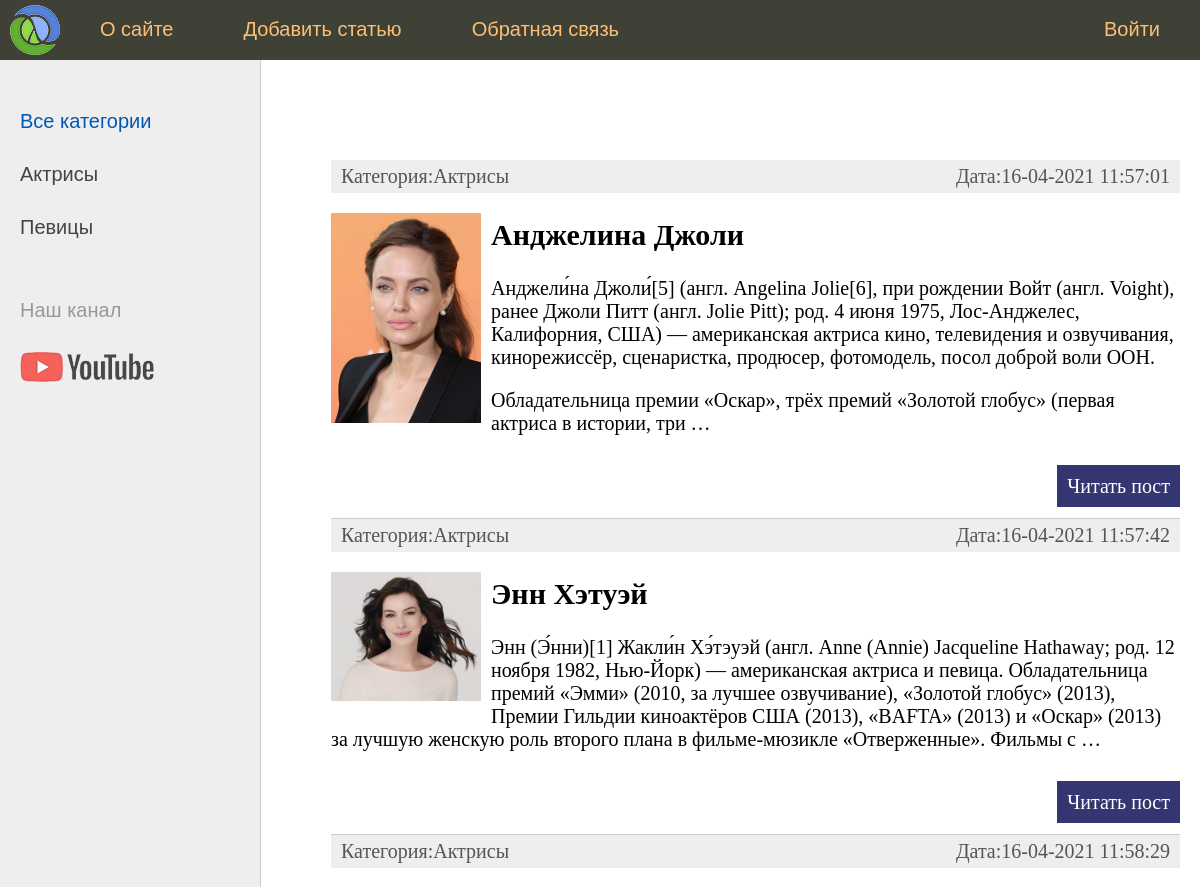
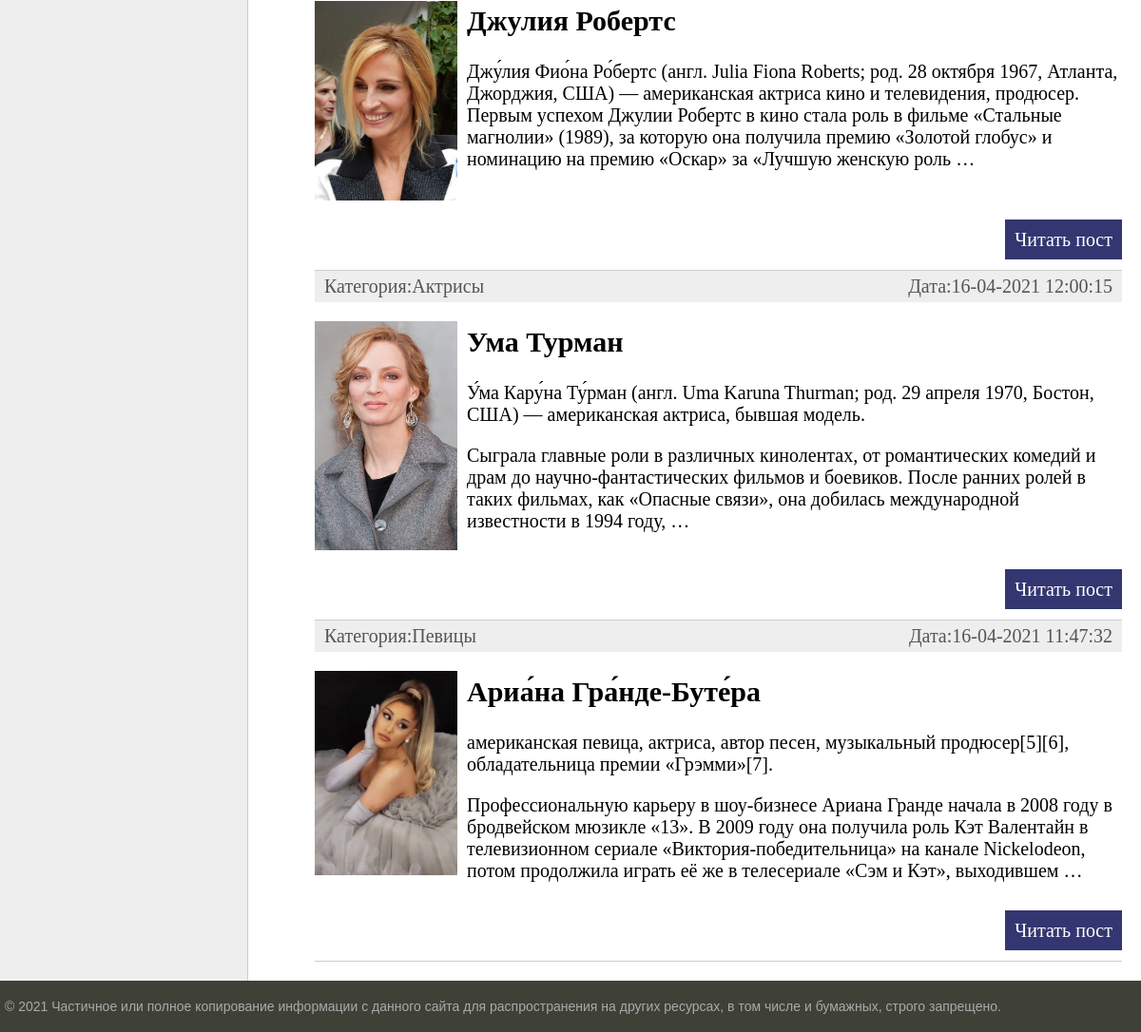
The page / on the database its author committed (2 pictures, top to bottom).
### women/models.py (models this page shows, shortened)
class Category(models.Model):
    name = models.CharField(max_length=100, db_index=True, verbose_name='Категория')
    def __str__(self):
        return self.name
    def get_absolute_url(self):
        return reverse('category', kwargs={'cat_id':self.pk})
    class Meta:
        verbose_name='Категория'
        verbose_name_plural='Категории'
        ordering = ['id']

class Women(models.Model):
    title = models.CharField(max_length=255, verbose_name="Заголовок")
    content = models.TextField(blank=True, verbose_name='Текст статьи')
    photo = models.ImageField(upload_to="photos/%Y/%m/%d/",verbose_name="Фото")
    time_created = models.DateTimeField(auto_now_add=True,verbose_name="Время создания")
    time_update = models.DateTimeField(auto_now=True, verbose_name="Время обновления")
    is_published = models.BooleanField(default=True, verbose_name="Опубликованно")
    cat = models.ForeignKey('Category', on_delete=models.PROTECT, null=True)   # 'Category' в виде строки, тк класс определен ниже. Если до - то можно без кавычек
    def get_absolute_url(self):
        return reverse('post', kwargs={'post_id':self.pk})
    class Meta:
        verbose_name='Известные женцины'
        verbose_name_plural='Известные женцины'
        ordering = ['time_created','title']

### women/views.py (the view)
# urls.py: path('', index, name='home'),
def index(request):
    posts = Women.objects.all()
    cats = Category.objects.all()
    context = {
        'posts': posts,
        'cats': cats,
        'menu': menu,
        'title': 'Главная страница',
        'cat_selected':0,
    }
    return render(request,'women/index.html', context=context)

### women/templates/women/index.html (shortened to what this page needs)
{% extends 'women/base.html' %}
{% block content %}
<ul class="list-articles">
	{% for p in posts %}
			<li><div class="article-panel">
	<p class="first">Категория:{{p.cat}}</p>
	<p class="last">Дата:{{p.time_update|date:"d-m-Y H:i:s"}}</p>
				</div>
{% if p.photo %}
	<p><img class="img-article-left thumb" src="{{p.photo.url}}"> </p>
{% endif %}
				<h2>{{p.title}}</h2>
	{% autoescape on %}
	{{p.content|linebreaks|truncatewords:50}}
	{% endautoescape %}
			<p class="link-read-post"><a href="{{ p.get_absolute_url }}">Читать пост</a></p>
			</li>
	{% endfor %}
</ul>
{% endblock %}

### women/templates/women/base.html (shortened to what this page needs)
{% load static %}
<!DOCTYPE html>
<html>
<head>
	<link type="text/css" href="{% static 'women/css/styles.css' %}" rel="stylesheet" />
</head>
<body>
<table class="table-page" border=0 cellpadding="0" cellspacing="0">
<tr><td valign=top>
{% block mainmenu %}
		<div class="header">
			<ul id="mainmenu" class="mainmenu">
			<li class="logo"><a href="{% url 'home' %}"><div class="logo"></div></a></li>
{% for m in menu %}
	{% if not forloop.last %}
			<li><a href="{% url m.url_name %}">{{m.title}}</a></li>
	{% else %}
			<li class="last"><a href="{% url m.url_name %}">{{m.title}}</a></li>
	{% endif %}
{% endfor %}
			</ul>
		</div>
{% endblock mainmenu %}
<table class="table-content" border=0 cellpadding="0" cellspacing="0">
<tr>
	<td valign="top" class="left-chapters">
	<ul id="leftchapters">
{% if cat_selected == 0 %}
		<li class="selected">Все категории</li>
{% else %}
		<li><a href ="{% url 'home' %}">Все категории</a></li>
{% endif %}
{%for c in cats %}
		{% if c.pk == cat_selected %}
			<li class="selected">{{c.name}}</li>
		{% else %}
			<li><a href ="{{ c.get_absolute_url }}">{{c.name}}</a></li>
		{% endif %}
{% endfor %}
		<li class="share">
		<p>Наш канал</p>
		<a class="share-yt" href="https://www.youtube.com/channel/UClJzWfGWuGJL2t-3dYKcHTA/playlists" target="_blank" rel="nofollow"></a>
		</li>
	</ul>
</td>
<td valign="top" class="content">
	<div class="content-text">
{% block content %}
{% endblock %}
	</div>
</td></tr></table>
</td></tr>
<tr><td valign=top>
	<div id="footer">
		<p>&copy; 2021 Частичное или полное копирование информации с данного сайта для распространения на других ресурсах, в том числе и бумажных, строго запрещено.</p>
	</div>
</td></tr></table>
</body>
</html>

### women/static/women/css/styles.css (style rules this page uses)
html, body { font-family: 'Arial'; margin: 0; padding: 0; height: 100%; width: 100%; color: #444; }
a { color: #0059b2; text-decoration: none; }
img { max-width: 600px; height: auto; }
img.img-article-left { max-width: 300px; height: auto; float: left; padding: 0 10px 10px 0; }
img.img-article-left.thumb { max-width: 150px; height: auto; }
p.link-read-post { text-align: right; }
p.link-read-post a { padding: 10px; min-width: 100px; background: #333671; color: #fff; text-decoration: none; }
div.article-panel { background: #eee; padding: 5px 10px 5px 10px; box-sizing border-box; overflow: hidden; color: #555; }
div.article-panel p.first { margin: 0; float: left; }
div.article-panel p.last { margin: 0; float: right; }
ul.list-articles { list-style: none; margin: 0; padding: 0; }
ul.list-articles li { border-bottom: 1px solid #ccc; }
.table-page { width: 100%; height: 100%; vertical-align: top; }
.table-page tr { height: 100%; }
.header { background: #3F4137; height: 60px; }
.logo { background: url('../images/logo.png') no-repeat 10px 5px; width: 70px; height: 60px; }
ul.mainmenu { list-style: none; margin: 0; padding: 0; height: 60px; color: #fdc073; font-size: 20px; overflow: hidden; }
ul.mainmenu li { float: left; margin: 18px 40px 0 30px; }
ul.mainmenu li.logo { margin: 0; }
ul.mainmenu li.last { float: right; }
ul.mainmenu li a { color: #fdc073; text-decoration: none; }
.table-content { width: 100%; min-height: 100%; height: 100%; }
.left-chapters { margin: 0; background: #eee; border-right: 1px solid #ccc; min-height: 100%; }
.left-chapters ul { width: 230px; min-height: 100%; margin: 0; padding: 20px 10px 10px 20px; list-style: none; font-size: 20px; }
.left-chapters ul li { margin: 30px 0 0 0; color: #999; }
.left-chapters ul li.selected { color: #0059b2; }
.left-chapters ul li a { color: #444; text-decoration: none; }
.left-chapters ul li.share { margin: 60px 0 0 0; }
.left-chapters ul li.share p { margin: 30px 0 30px 0; }
.left-chapters ul li.share a { display: inline-block; width: 40px; height: 40px; margin: 0 20px 0 0; }
.left-chapters ul li.share a.share-yt { width: 100%; height: 30px; background: url('../images/share_yt.png') no-repeat 0 0 }
.content { padding: 40px 20px 20px 40px; width: 100%; box-sizing: border-box; }
.content-text { margin: 60px 0 0 30px; color: #000; font-size: 20px; font-family: Yandex Sans Display Light; }
#footer { box-sizing: border-box; background: #3F4137; padding: 5px; color: #aaa; font-size: 14px; font-family: Verdana, Geneva, Arial, Helvetica; text-align: left; overflow: hidden; }

### rows shown on the page
Category: name "Актрисы"
Category: name "Певицы"
Women: cat "Актрисы", time_update "16-04-2021 11:57:01", photo (picture), title "Анджелина Джоли", content "Анджели́на Джоли́[5] (англ. Angelina Jolie[6], при рождении Войт (англ. Voight), ранее Джоли Питт (англ. Jolie Pitt); род. 4 июня 1975, Лос-Анджелес, Калифорния, США) — американская актриса кино, телевидения и озвучивания, кинорежиссёр, сценаристка, продюсер, фотомодель, посол доброй воли ООН. Обладательница премии «Оскар», трёх премий «Золотой глобус» (первая актриса в истории, три …"
Women: cat "Актрисы", time_update "16-04-2021 11:57:42", photo (picture), title "Энн Хэтуэй", content "Энн (Э́нни)[1] Жакли́н Хэ́тэуэй (англ. Anne (Annie) Jacqueline Hathaway; род. 12 ноября 1982, Нью-Йорк) — американская актриса и певица. Обладательница премий «Эмми» (2010, за лучшее озвучивание), «Золотой глобус» (2013), Премии Гильдии киноактёров США (2013), «BAFTA» (2013) и «Оскар» (2013) за лучшую женскую роль второго плана в фильме-мюзикле «Отверженные». Фильмы с …"
Women: cat "Актрисы", time_update "16-04-2021 11:58:29", photo (picture), title "Джулия Робертс", content "Джу́лия Фио́на Ро́бертс (англ. Julia Fiona Roberts; род. 28 октября 1967, Атланта, Джорджия, США) — американская актриса кино и телевидения, продюсер. Первым успехом Джулии Робертс в кино стала роль в фильме «Стальные магнолии» (1989), за которую она получила премию «Золотой глобус» и номинацию на премию «Оскар» за «Лучшую женскую роль …"
Women: cat "Актрисы", time_update "16-04-2021 12:00:15", photo (picture), title "Ума Турман", content "У́ма Кару́на Ту́рман (англ. Uma Karuna Thurman; род. 29 апреля 1970, Бостон, США) — американская актриса, бывшая модель. Сыграла главные роли в различных кинолентах, от романтических комедий и драм до научно-фантастических фильмов и боевиков. После ранних ролей в таких фильмах, как «Опасные связи», она добилась международной известности в 1994 году, …"
Women: cat "Певицы", time_update "16-04-2021 11:47:32", photo (picture), title "Ариа́на Гра́нде-Буте́ра", content "американская певица, актриса, автор песен, музыкальный продюсер[5][6], обладательница премии «Грэмми»[7]. Профессиональную карьеру в шоу-бизнесе Ариана Гранде начала в 2008 году в бродвейском мюзикле «13». В 2009 году она получила роль Кэт Валентайн в телевизионном сериале «Виктория-победительница» на канале Nickelodeon, потом продолжила играть её же в телесериале «Сэм и Кэт», выходившем …"

### other values the page prints
{{ m.title }} "О сайте" "Добавить статью" "Обратная связь"
{{ m.title }} "Войти"
